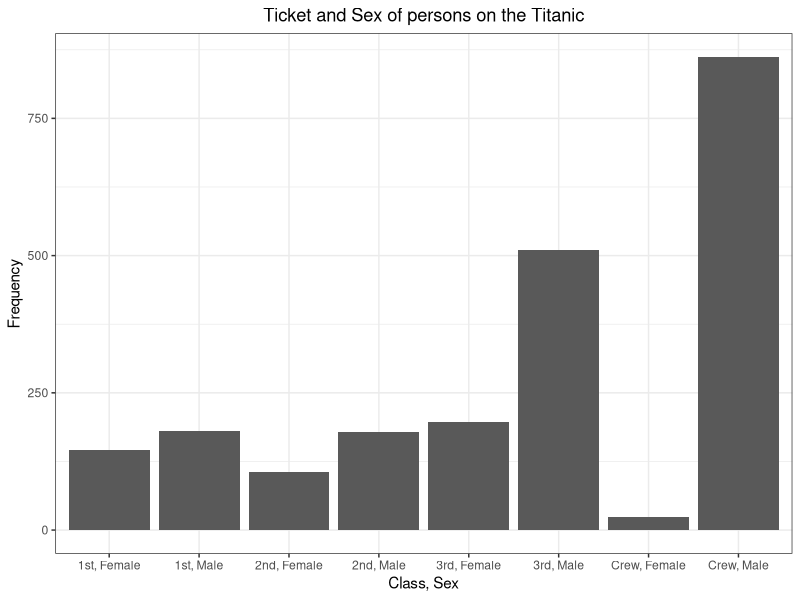
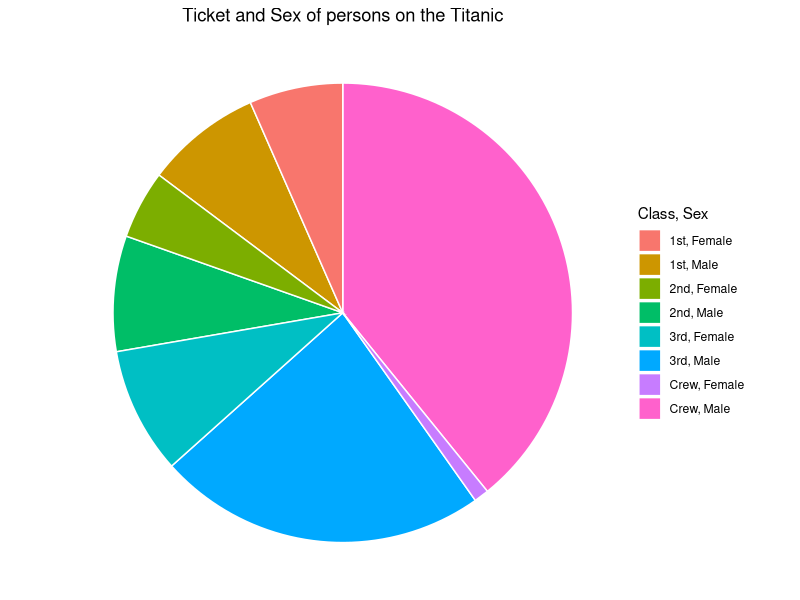
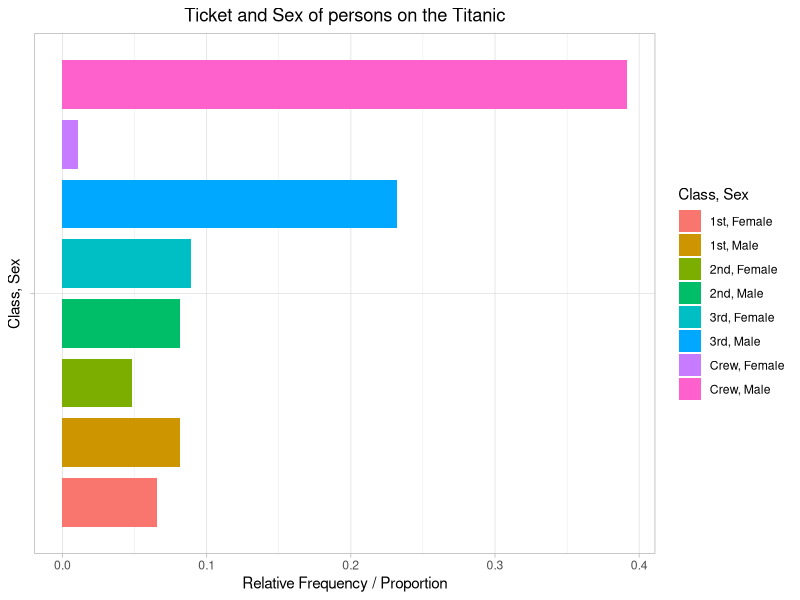

R code for these plots, in order:
library(tidyverse)

setwd("~/gdrive/iTeach/AST_505/myLectures/lecture3_DescriptiveStatistics")
data("Titanic")

Titanic2 <- as.data.frame(Titanic)
Titanic3 <- epitools::expand.table(Titanic)

TitanicCSTab <- xtabs(~Class + Sex, data = Titanic3)
TitanicCSDF <- as.data.frame(TitanicCSTab)
TitanicCSDF2 <- epitools::expand.table(TitanicCSTab)
TitanicCSDF$relFreq <- TitanicCSDF$Freq / sum(TitanicCSDF$Freq)
TitanicCSDF2$classSex <- paste0(TitanicCSDF2$Class, ", ", TitanicCSDF2$Sex)
TitanicCSDF$classSex <- paste0(TitanicCSDF$Class, ", ", TitanicCSDF$Sex)

png(filename = "TitanicClassSex.png", height = 4, width = 6.5, units = "in", res = 200)
ggplot(TitanicCSDF2, aes(x = classSex)) + geom_bar() + theme_bw() + labs(x = "Class, Sex", y = "Frequency") +
  ggtitle("Ticket and Sex of persons on the Titanic") + theme(plot.title = element_text(hjust = 0.5))
dev.off()

png(filename = "TitanicPieChart.png", height = 5, width = 5, units = "in", res = 200)
ggplot(TitanicCSDF, aes(x = "", fill = classSex, y = relFreq)) + geom_bar(width = 1, stat = "identity", color = "white") + 
  coord_polar("y", start = 0) + theme_void() + labs(fill = "Class, Sex", y = "Frequency") + 
  ggtitle("Ticket and Sex of persons on the Titanic") + theme(plot.title = element_text(hjust = 0.5))
dev.off()

png(filename = "TitanicClassSex2.png", height = 4, width = 6.5, units = "in", res = 200)
ggplot(TitanicCSDF, aes(x = "", fill = classSex, y = relFreq)) + 
  geom_bar(stat = "identity", position = position_dodge(width = 1.1)) + theme_light() + coord_flip() + 
  labs(fill = "Class, Sex", x = "Class, Sex", y = "Relative Frequency / Proportion") +
  ggtitle("Ticket and Sex of persons on the Titanic") + theme(plot.title = element_text(hjust = 0.5))
dev.off()
